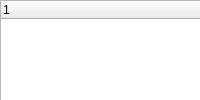
  <widget class="QDockWidget" name="dockWidget">
   <property name="minimumSize">
    <size>
     <width>200</width>
     <height>38</height>
    </size>
   </property>
   <attribute name="dockWidgetArea">
    <number>1</number>
   </attribute>
   <widget class="QWidget" name="dockWidgetContents">
    <widget class="QTreeWidget" name="treeWidget">
     <property name="geometry">
      <rect>
       <x>0</x>
       <y>0</y>
       <width>300</width>
       <height>431</height>
      </rect>
     </property>
     <property name="minimumSize">
      <size>
       <width>300</width>
       <height>0</height>
      </size>
     </property>
     <column>
      <property name="text">
       <string notr="true">1</string>
      </property>
     </column>
    </widget>
    <widget class="QSpinBox" name="LayerSpinBox">
     <property name="geometry">
      <rect>
       <x>0</x>
       <y>430</y>
       <width>301</width>
       <height>41</height>
      </rect>
     </property>
    </widget>
    <widget class="QSpinBox" name="centerframe">
     <property name="geometry">
      <rect>
       <x>0</x>
       <y>470</y>
       <width>201</width>
       <height>22</height>
      </rect>
     </property>
    </widget>
    <widget class="QPushButton" name="button_traj_label">
     <property name="geometry">
      <rect>
       <x>130</x>
       <y>500</y>
       <width>71</width>
       <height>31</height>
      </rect>
     </property>
     <property name="text">
      <string>traj_label</string>
     </property>
    </widget>
    <widget class="QLineEdit" name="text_trajectory_label">
     <property name="geometry">
      <rect>
       <x>0</x>
       <y>500</y>
       <width>131</width>
       <height>31</height>
      </rect>
     </property>
    </widget>
    <widget class="QLineEdit" name="showlabel_lineEdit">
     <property name="geometry">
      <rect>
       <x>0</x>
       <y>540</y>
       <width>131</width>
       <height>31</height>
      </rect>
     </property>
    </widget>
    <widget class="QPushButton" name="show_label_Button">
     <property name="geometry">
      <rect>
       <x>130</x>
       <y>540</y>
       <width>75</width>
       <height>31</height>
      </rect>
     </property>
     <property name="text">
      <string>show_label</string>
     </property>
    </widget>
   </widget>
  </widget>
